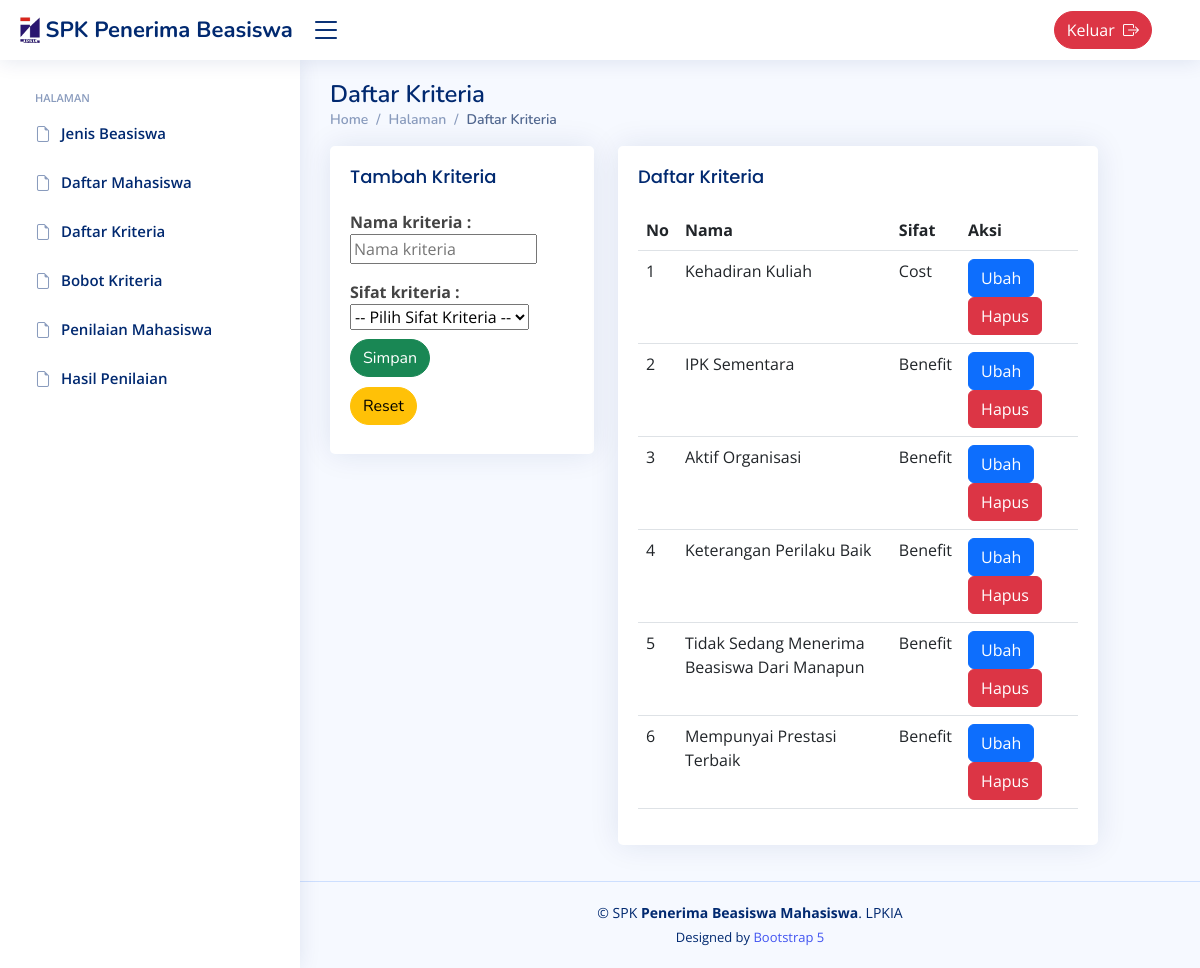
Screenshot of /?page=kriteria (signed in) with the database file from the repository.
### tables this page shows
CREATE TABLE `kriteria` (
  `id_kriteria` int(3) NOT NULL,
  `namaKriteria` varchar(50) NOT NULL,
  `sifat` enum('Benefit','Cost') NOT NULL
);

### page/kriteria.php (the view, shortened to what this page needs)
<div class="pagetitle">
      <h1>Daftar Kriteria</h1>
      <nav>
        <ol class="breadcrumb">
          <li class="breadcrumb-item"><a href="index.html">Home</a></li>
          <li class="breadcrumb-item">Halaman</li>
          <li class="breadcrumb-item active">Daftar Kriteria</li>
        </ol>
      </nav>
    </div>
    <section class="section">
      <div class="row align-items-top">
        <div class="col-lg-4">
          <div class="card">
            <div class="card-body">
              <h5 class="card-title">Tambah Kriteria</h5>
              <div class="col-7">
                    <div class="panel">
                    <?php
            if (@htmlspecialchars($_GET['aksi'])=='ubah'){
                include 'ubahkriteria.php';
            }else{
                include 'tambahkriteria.php';
            }
            ?>
                    </div>
                </div>
            </div>
          </div>
        </div>
        <div class="col-lg-7">
          <div class="card mb-3">
            <div class="row g-0">
              <div class="col-md">
                <div class="card-body">
                  <h5 class="card-title">Daftar Kriteria</h5>
                  <div class="col-13">
                    <div class="panel">
                        <div class="panel-middle">
                            <div class="table-responsive">
                                <table class="table">
                                    <thead><tr><th>No</th><th>Nama</th>
                                    <th>Sifat</th><th>Aksi</th></tr></thead>
                                    <tbody>
                                    <?php
                        $query="SELECT * FROM kriteria";
                        $execute=$konek->query($query);
                        if ($execute->num_rows > 0){
                            $no=1;
                            while($data=$execute->fetch_array(MYSQLI_ASSOC)){
                                echo"
                                <tr id='data'>
                                    <td>$no</td>
                                    <td>$data[namaKriteria]</td>
                                    <td>$data[sifat]</td>
                                    <td><div class='norebuttom'>
                                    <a class=\"btn btn-primary\" href='./?page=kriteria&aksi=ubah&id=".$data['id_kriteria']."'>Ubah</a>
                                    <a class=\"btn btn-danger\" data-a=".$data['namaKriteria']." id='hapus' href='./proses/proseshapus.php/?op=kriteria&id=".$data['id_kriteria']."'>Hapus</a></td>
                                </div></tr>";
                                $no++;
                            }
                        }else{
                            echo "<tr><td  class='text-center text-green' colspan='4'><b>Kosong</b></td></tr>";
                        }
                        ?>
                            </div>
                        </div>
                    </div>
                </div>
    </section>

### index.php (shortened to what this page needs)
<?php
if (empty($_SESSION['user']) AND empty($_SESSION['pass'])){
    include 'login.php';
}else{
    include 'admin.php';
}

### admin.php (shortened to what this page needs)
?><!DOCTYPE html>
<html lang="en">
<head>
  <link href="assets/vendor/bootstrap/css/bootstrap.min.css" rel="stylesheet">
  <link href="assets/vendor/bootstrap-icons/bootstrap-icons.css" rel="stylesheet">
  <link href="assets/vendor/boxicons/css/boxicons.min.css" rel="stylesheet">
  <link href="assets/vendor/quill/quill.snow.css" rel="stylesheet">
  <link href="assets/vendor/quill/quill.bubble.css" rel="stylesheet">
  <link href="assets/vendor/remixicon/remixicon.css" rel="stylesheet">
  <link href="assets/vendor/simple-datatables/style.css" rel="stylesheet">
  <link href="assets/css/style.css" rel="stylesheet">
</head>
<body>
  <header id="header" class="header fixed-top d-flex align-items-center">
    <div class="d-flex align-items-center justify-content-between">
      <a href="index.html" class="logo d-flex align-items-center">
        <img src="assets/img/lpkia.png" alt="">
        <span class="d-none d-lg-block"  style="font-size:16.5pt">SPK Penerima Beasiswa</span>
      </a>
      <i class="bi bi-list toggle-sidebar-btn"></i>
    </div>
    <nav class="header-nav ms-auto">
      <ul class="d-flex align-items-center">
        <li class="nav-item dropdown pe-5">
          <button type="button" class="btn btn-danger rounded-pill">
            <a href="./logout.php" id="out" style="color:white;">Keluar &nbsp<i class="bi bi-box-arrow-right"></i>
          </a>
          </button>
        </li>
      </ul>
    </nav>
  </header>
  <aside id="sidebar" class="sidebar">
  <?php include "nav.php"; ?>
  </aside>
  <main id="main" class="main">
        <?php include "page.php"; ?>
  </main>
  <footer id="footer" class="footer">
    <div class="copyright">
      &copy; SPK <strong><span>Penerima Beasiswa Mahasiswa</span></strong>. LPKIA
    </div>
    <div class="credits">
      Designed by <a href="https://bootstrapmade.com/">Bootstrap 5</a>
    </div>
  </footer>
</body>
</html>

### nav.php
<ul class="sidebar-nav" id="sidebar-nav">
      <li class="nav-heading">Halaman</li>
      <li class="nav-item">
        <a class="nav-link collapsed" href="./?page=beasiswa">
          <i class="bi bi-file-earmark"></i>
          <span>Jenis Beasiswa</span>
        </a>
      </li>
      <li class="nav-item">
        <a class="nav-link collapsed" href="./?page=mahasiswa">
          <i class="bi bi-file-earmark"></i>
          <span>Daftar Mahasiswa</span>
        </a>
      </li>
      <li class="nav-item">
        <a class="nav-link collapsed" href="./?page=kriteria">
          <i class="bi bi-file-earmark"></i>
          <span>Daftar Kriteria</span>
        </a>
      </li>
      <li class="nav-item">
        <a class="nav-link collapsed" href="./?page=bobot">
          <i class="bi bi-file-earmark"></i>
          <span>Bobot Kriteria</span>
        </a>
      </li>
      <li class="nav-item">
        <a class="nav-link collapsed" href="./?page=penilaian">
          <i class="bi bi-file-earmark"></i>
          <span>Penilaian Mahasiswa</span>
        </a>
      </li>
      <li class="nav-item">
        <a class="nav-link collapsed" href="./?page=hasil">
          <i class="bi bi-file-earmark"></i>
          <span>Hasil Penilaian</span>
        </a>
      </li>
    </ul>

### page.php (shortened to what this page needs)
<?php
$page=htmlspecialchars(@$_GET['page']);
switch ($page){
    case 'kriteria':
        include 'page/kriteria.php';
        break;
}

### page/tambahkriteria.php (shortened to what this page needs)
<form id="form" method="POST" action="./proses/prosestambah.php">
    <div class="panel-middle">
        <div class="group-input">
            <label for="kriteria" ><b>Nama kriteria :</b></label>
            <input type="text" class="form-custom" required autocomplete="off" placeholder="Nama kriteria" id="kriteria" name="kriteria">
        </div>
        <p>
        <div class="group-input">
            <label for="sifat" ><b>Sifat kriteria :</b></label>
            <select class="form-custom" required id="sifat" name="sifat">
                <option selected disabled>-- Pilih Sifat Kriteria --</option>
            </select>
        </div>
    </div>
    <div class="panel-top">
        <div class="panel-top">
        <h1>
            <button type="submit" class="btn btn-success rounded-pill"> Simpan</button>
            <button type="reset" id="buttonreset" class="btn btn-warning rounded-pill">Reset</button>
        </div>
    </div>
</form>

### assets/css/style.css (style rules this page uses)
:root { scroll-behavior: smooth; }
body { font-family: "Open Sans", sans-serif; background: #f6f9ff; color: #444444; }
a { color: #4154f1; text-decoration: none; }
h1, h2, h3, h4, h5, h6 { font-family: "Nunito", sans-serif; }
#main { margin-top: 60px; padding: 20px 30px; transition: all 0.3s; }
.pagetitle { margin-bottom: 10px; }
.pagetitle h1 { font-size: 24px; margin-bottom: 0; font-weight: 600; color: #012970; }
.card { margin-bottom: 30px; border: none; border-radius: 5px; box-shadow: 0px 0 30px rgba(1, 41, 112, 0.1); }
.card-title { padding: 20px 0 15px 0; font-size: 18px; font-weight: 500; color: #012970; font-family: "Poppins", sans-serif; }
.card-body { padding: 0 20px 20px 20px; }
.breadcrumb { font-size: 14px; font-family: "Nunito", sans-serif; color: #899bbd; font-weight: 600; }
.breadcrumb a { color: #899bbd; transition: 0.3s; }
.breadcrumb .breadcrumb-item::before { color: #899bbd; }
.breadcrumb .active { color: #51678f; font-weight: 600; }
.logo { line-height: 1; }
@media (min-width: 1200px) { .logo { width: 280px; } }
.logo img { max-height: 26px; margin-right: 6px; }
.logo span { font-size: 26px; font-weight: 700; color: #012970; font-family: "Nunito", sans-serif; }
.header { transition: all 0.5s; z-index: 997; height: 60px; box-shadow: 0px 2px 20px rgba(1, 41, 112, 0.1); background-color: #fff; padding-left: 20px; }
.header .toggle-sidebar-btn { font-size: 32px; padding-left: 10px; cursor: pointer; color: #012970; }
.header-nav ul { list-style: none; }
.header-nav>ul { margin: 0; padding: 0; }
.sidebar { position: fixed; top: 60px; left: 0; bottom: 0; width: 300px; z-index: 996; transition: all 0.3s; padding: 20px; overflow-y: auto; scrollbar-width: thin; scrollbar-color: #aab7cf transparent; box-shadow: 0px 0px 20px rgba(1, 41, 112, 0.1); background-color: #fff; }
@media (min-width: 1200px) { #main, #footer { margin-left: 300px; } }
.sidebar-nav { padding: 0; margin: 0; list-style: none; }
.sidebar-nav li { padding: 0; margin: 0; list-style: none; }
.sidebar-nav .nav-item { margin-bottom: 5px; }
.sidebar-nav .nav-heading { font-size: 11px; text-transform: uppercase; color: #899bbd; font-weight: 600; margin: 10px 0 5px 15px; }
.sidebar-nav .nav-link { display: flex; align-items: center; font-size: 15px; font-weight: 600; color: #4154f1; transition: 0.3; background: #f6f9ff; padding: 10px 15px; border-radius: 4px; }
.sidebar-nav .nav-link i { font-size: 16px; margin-right: 10px; color: #4154f1; }
.sidebar-nav .nav-link.collapsed { color: #012970; background: #fff; }
.sidebar-nav .nav-link.collapsed i { color: #899bbd; }
.footer { padding: 20px 0; font-size: 14px; transition: all 0.3s; border-top: 1px solid #cddfff; }
.footer .copyright { text-align: center; color: #012970; }
.footer .credits { padding-top: 5px; text-align: center; font-size: 13px; color: #012970; }

### rows the page displays
kriteria: namaKriteria "Kehadiran Kuliah", sifat "Cost"
kriteria: namaKriteria "IPK Sementara", sifat "Benefit"
kriteria: namaKriteria "Aktif Organisasi", sifat "Benefit"
kriteria: namaKriteria "Keterangan Perilaku Baik", sifat "Benefit"
kriteria: namaKriteria "Tidak Sedang Menerima Beasiswa Dari Manapun", sifat "Benefit"
kriteria: namaKriteria "Mempunyai Prestasi Terbaik", sifat "Benefit"
